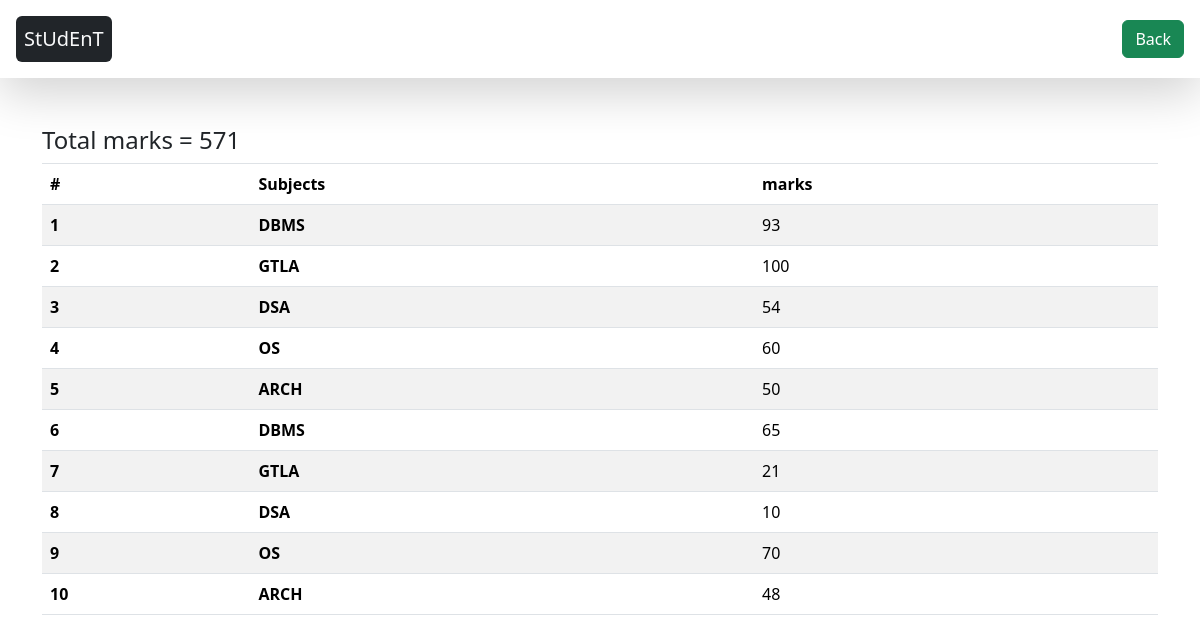
/see_report/STU-0809/, run on the app's committed database.
### database/models.py (models this page shows, shortened)
class Subjects_marks(models.Model):
      student = models.ForeignKey(Student , related_name="studentmarks" , on_delete=models.CASCADE)
      subjects= models.ForeignKey(Subjects ,on_delete=models.CASCADE)
      marks = models.IntegerField(default=0)
      class Meta:
        unique_together=['student', 'subjects']

class Subjects(models.Model):
   subject_name=models.CharField(max_length=100)
   def __str__(self):
       return self.subject_name

### home/views.py (the view)
# urls.py: path('see_report/<student_id>/',see_report, name='see_report'),
def see_report (request, student_id):
     query = Subjects_marks.objects.filter( student__student_id__student_id = student_id)
     total_marks = query.aggregate( total_marks= Sum("marks"))
     context={"query": query , "total_marks":total_marks }
     return render( request, 'report_card.html',context)

### home/templates/report_card.html
{% extends "base.html" %}
{% block start %}
  <div class = "container mt-5">
    <h4>Total marks = {{total_marks.total_marks}}</h4>
    <table class="table table-striped table-bordered">
        <thead class="thead-dark">
            <tr>
                <th scope="col">#</th>
                <th scope="col">Subjects</th>
                <th scope="col">marks</th>
            </tr>
        </thead>
        <tbody>
            {% for marks in query %}
            <tr>
                <th scope="row">{{ forloop.counter }}</th>
                <td> <b>{{ marks.subjects }}  </b>  </td>
                <td>{{ marks.marks }}</td>
            </tr>
            {% endfor %}
        </tbody>
    </table>
</div>
{% endblock %}

### home/templates/base.html (style rules this page uses)
table ,th,td { border: 10px rgb(12, 12, 12); }

### data on the page
Subjects_marks: subjects "DBMS", marks "93"
Subjects_marks: subjects "GTLA", marks "100"
Subjects_marks: subjects "DSA", marks "54"
Subjects_marks: subjects "OS", marks "60"
Subjects_marks: subjects "ARCH", marks "50"
Subjects_marks: subjects "DBMS", marks "65"
Subjects_marks: subjects "GTLA", marks "21"
Subjects_marks: subjects "DSA", marks "10"
Subjects_marks: subjects "OS", marks "70"
Subjects_marks: subjects "ARCH", marks "48"

### other printed values
{{ total_marks.total_marks }} "571"
